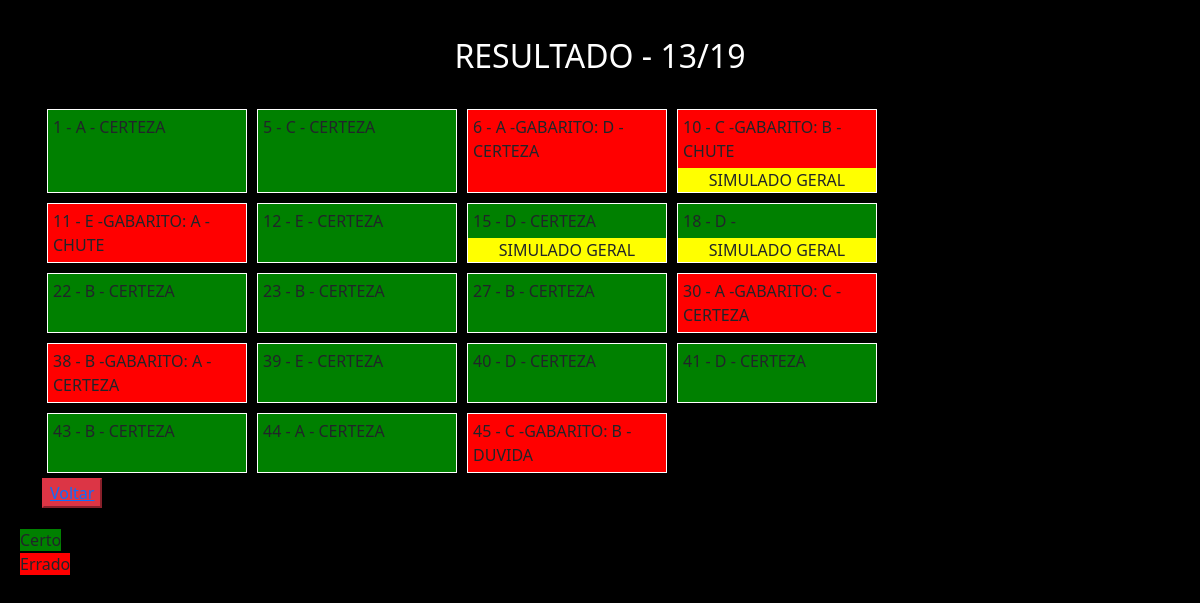
The app's page /listaQuestoes/finalizarLista/8 with its own data.
### listaQuestoes/models.py (models this page shows, shortened)
class QuestoesAssinalar(models.Model):
    numero = models.IntegerField()
    alternativaMarcada = models.CharField( max_length=20,
        choices=[(tag.name, tag.value) for tag in AlternativasEnum],
        default=AlternativasEnum.DEFAULT.name)
    grauDeCerteza = models.CharField( max_length=20,
        choices=[(tag.name, tag.value) for tag in GrauDeCertezaEnum],
        default=GrauDeCertezaEnum.DEFAULT.name)
    simuladoGeral = models.BooleanField()
    letraGabarito = models.CharField( max_length=20,
        choices=[(tag.name, tag.value) for tag in AlternativasEnum],
        default=AlternativasEnum.DEFAULT.name)
    lista = models.ForeignKey(Listas, on_delete=models.CASCADE)
    certo = models.BooleanField(default=False)

### listaQuestoes/views.py (the view)
# urls.py: path('finalizarLista/<int:idLista>', finalizarLista, name='finalizarLista'),
def finalizarLista(request, idLista):
    questoes = QuestoesAssinalar.objects.filter(lista__id=int(idLista))
    acertos = QuestoesAssinalar.objects.filter(lista__id=int(idLista), certo=True ).count()
    total  = questoes.count()
    return render(request, 'finalizarLista.html', {'questoes':questoes, 'acertos':acertos, 'total': total})

### listaQuestoes/templates/finalizarLista.html (shortened to what this page needs)
{% load static %}
<!DOCTYPE html>
<html lang="en">
<head>
    <link href="https://cdn.jsdelivr.net/npm/bootstrap@5.0.2/dist/css/bootstrap.min.css" rel="stylesheet">
    <link rel="stylesheet" href="{% static 'css/finalizarLista.css' %}">
</head>
<body>
    <div class="container">
        <div class="resultado">RESULTADO - {{acertos}}/{{total}}</div>
        <div class="linhaGrid">
        {% for q in questoes%}
        <div class="questao questao{{q.certo}} ">
            <div class="infos">
                {% if q.certo == True%}
            {{q.numero}} - {{q.letraGabarito}} - {{q.grauDeCerteza}}
            {%else%}
            {{q.numero}} - {{q.alternativaMarcada}} -GABARITO: {{q.letraGabarito}} -  {{q.grauDeCerteza}}
            {%endif%}
            </div>
            <div class=" simuladoDiv simulado{{q.simuladoGeral}}">SIMULADO GERAL</div>
                </div>
        {%endfor%}
    </div>
    <button class="btn-danger voltar ">
        <a href="{%url 'irPara' 'voltarInicio' %}">Voltar</a>
    </button>
    </div>
    <div class="legenda">
        <div><span class="bolinha verde">Certo</span></div>
        <div><span class="bolinha vermelho">Errado</span></div>
    </div>
</body>
</html>

### templates/static/css/finalizarLista.css (style rules this page uses)
body { background-color: black; }
.questaoTrue { background-color: green; }
.questaoFalse { background-color: red; }
.linhaGrid { display: grid; grid-template-columns: repeat(4, 1fr); gap: 10px; justify-content: center; align-items: top; padding: 5px; width: 70vw; }
.resultado { margin-bottom: 3vh; margin-top: 4vh; text-align: center; font-size: 2rem; color: white; }
.linhaGrid > div { border: 1px solid white; }
.infos { padding: 5px; }
.simuladoDiv { display: none; }
.simuladoTrue { text-align: center; display: block; background-color: yellow ; }
.legenda { margin:20px; }
.legenda span { width: 10px; height: 100%; }
.legenda .verde { background-color: green; }
.legenda .vermelho { background-color: red; }

### records on screen
QuestoesAssinalar: numero "1", letraGabarito "A", grauDeCerteza "CERTEZA"
QuestoesAssinalar: numero "5", letraGabarito "C", grauDeCerteza "CERTEZA"
QuestoesAssinalar: numero "6", alternativaMarcada "A", letraGabarito "D", grauDeCerteza "CERTEZA"
QuestoesAssinalar: numero "10", alternativaMarcada "C", letraGabarito "B", grauDeCerteza "CHUTE"
QuestoesAssinalar: numero "11", alternativaMarcada "E", letraGabarito "A", grauDeCerteza "CHUTE"
QuestoesAssinalar: numero "12", letraGabarito "E", grauDeCerteza "CERTEZA"
QuestoesAssinalar: numero "15", letraGabarito "D", grauDeCerteza "CERTEZA"
QuestoesAssinalar: numero "18", letraGabarito "D"
QuestoesAssinalar: numero "22", letraGabarito "B", grauDeCerteza "CERTEZA"
QuestoesAssinalar: numero "23", letraGabarito "B", grauDeCerteza "CERTEZA"
QuestoesAssinalar: numero "27", letraGabarito "B", grauDeCerteza "CERTEZA"
QuestoesAssinalar: numero "30", alternativaMarcada "A", letraGabarito "C", grauDeCerteza "CERTEZA"
QuestoesAssinalar: numero "38", alternativaMarcada "B", letraGabarito "A", grauDeCerteza "CERTEZA"
QuestoesAssinalar: numero "39", letraGabarito "E", grauDeCerteza "CERTEZA"
QuestoesAssinalar: numero "40", letraGabarito "D", grauDeCerteza "CERTEZA"
QuestoesAssinalar: numero "41", letraGabarito "D", grauDeCerteza "CERTEZA"
QuestoesAssinalar: numero "43", letraGabarito "B", grauDeCerteza "CERTEZA"
QuestoesAssinalar: numero "44", letraGabarito "A", grauDeCerteza "CERTEZA"
QuestoesAssinalar: numero "45", alternativaMarcada "C", letraGabarito "B", grauDeCerteza "DUVIDA"

### other values on screen
{{ acertos }} "13"
{{ total }} "19"
